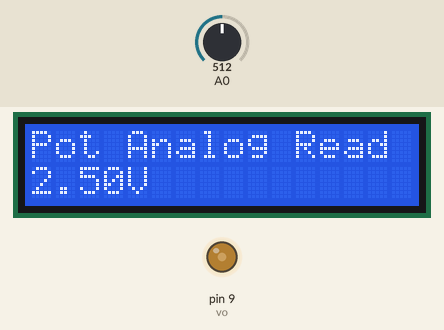
Recording of a sketch running on a simulated Arduino Uno, built with avr-gcc and run on an emulated ATmega328P. On the bench: 16×2 character LCD, output pins drawn as LEDs (lit = HIGH). Inputs (shaded band) come from the test bench; at power-on: A0 = 512.

Above: at 1.2 s.
1.3 s: A0 set to 716
At 1.9 s:
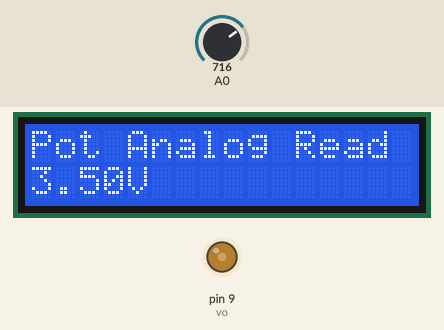
3.0 s: A0 set to 900
At 4.2 s:
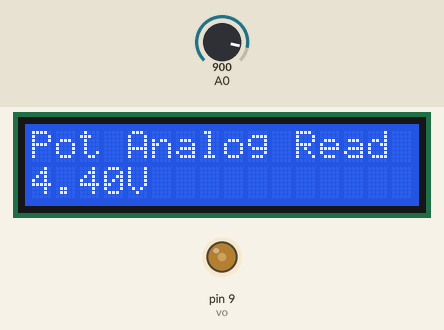
4.5 s: A0 set to 1023
At 5.6 s:
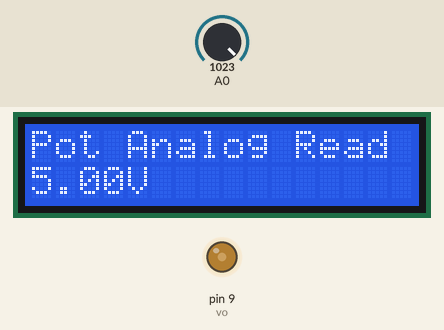
Timing chart, 0 to 7.5 s (numbered marks = the images above; inputs shaded):
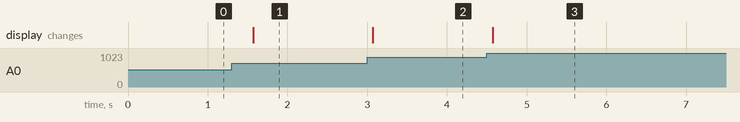

The sketch:

LCD_Lab_3.ino
```cpp
#include <LiquidCrystal.h>

const int rs = 12, en = 11, d4 = 5, d5 = 4, d6 = 3, d7 = 2, vo = 9;
LiquidCrystal lcd(rs, en, d4, d5, d6, d7);

void setup() {
  lcd.begin(16, 2);
  analogWrite(vo, 90);

  lcd.print("Pot Analog Read");
}

void loop() {
  lcd.setCursor(0, 1);
  double potReading = analogRead(A0);
  double voltage = (potReading /1023) * 5;

  lcd.print(String(voltage) + "V");
  delay(500);
}
```

Measured:
- after the input at 1.3 s, the display: changes after 0.27 s (image 1)
- after the input at 3.0 s, the display: changes after 0.07 s (image 2)
- after the input at 4.5 s, the display: changes after 0.08 s (image 3)
